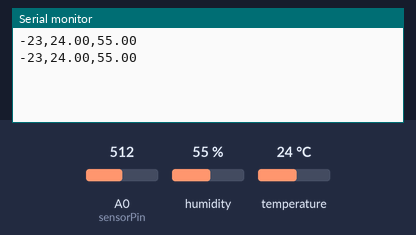
This sketch was run on a simulated Arduino Uno, built with avr-gcc and run on an emulated ATmega328P. On the bench: the last lines printed to the serial monitor. The inputs (shaded band) are chosen by the test bench; at power-on: humidity 55 %, A0 (sensorPin) = 512, temperature 24 °C.

Above: at 2.8 s.
2.9 s: humidity set to 22 %
At 4.4 s:
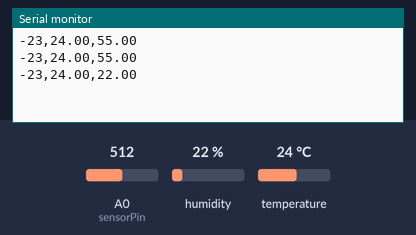
5.6 s: A0 (sensorPin) set to 716
At 7.3 s:
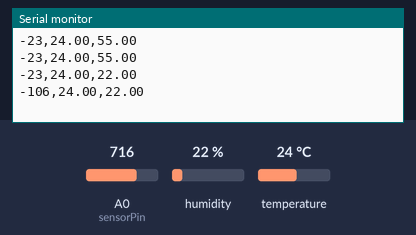
8.3 s: temperature set to 12 °C
At 10.8 s:
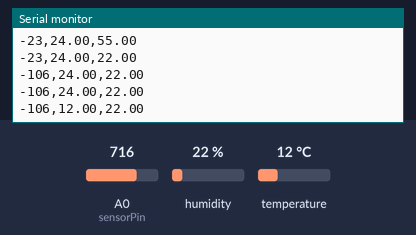
11.0 s: A0 (sensorPin) set to 900
At 12.6 s:
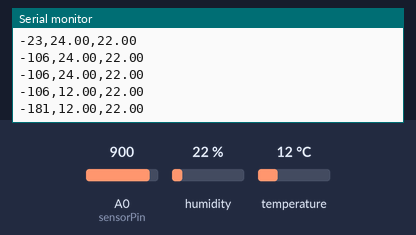
13.7 s: humidity set to 40 %
At 15.5 s:
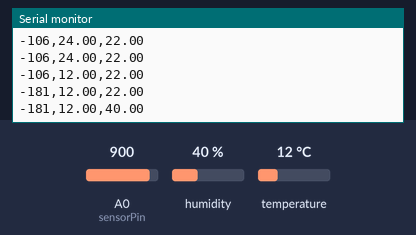
Timing chart, 0 to 17.0 s (numbered marks = the images above; inputs shaded):
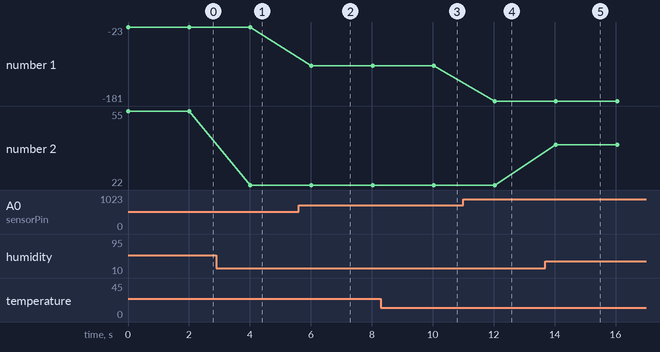

Measured:
- after the input at 2.9 s, the serial monitor: prints a new line after 1.1 s (image 1)
- after the input at 5.6 s, the serial monitor: prints a new line after 0.42 s (image 2)
- after the input at 8.3 s, the serial monitor: prints a new line after 1.7 s (image 3)
- after the input at 11.0 s, the serial monitor: prints a new line after 1.0 s (image 4)
- after the input at 13.7 s, the serial monitor: prints a new line after 0.35 s (image 5)
- plotted number 1: -23 → -106 after the input at 5.6 s, -106 → -181 after the input at 11.0 s
- plotted number 2: 55 → 22 after the input at 2.9 s, 22 → 40 after the input at 13.7 s

The sketch:

gatherData.ino
```cpp
#include <DHT.h>
#include <Adafruit_Sensor.h>

#define DHTPIN 2
#define DHTTYPE DHT22
DHT dht(DHTPIN, DHTTYPE);

const int dry = 455;
const int wet = 210;

int sensorPin = A0;
int sensorValue = analogRead(A0);
int percent = 0;

void setup() {
  Serial.begin(9600);
  dht.begin();
}

void loop() {
  sensorValue = analogRead(sensorPin);
  percent = convertToPercent(sensorValue);

  printValuesToSerial();
  printHumidTemp();
  Serial.println();

  delay(2000);
}

int convertToPercent(int value){
  int percentValue = 0;
  percentValue = map(value, wet, dry, 100, 0);
  return percentValue;
}

void printValuesToSerial(){
  Serial.print(percent);
  Serial.print(",");
}

void printHumidTemp(){
  Serial.print(dht.readTemperature());
  Serial.print(",");
  Serial.print(dht.readHumidity());
}
```
